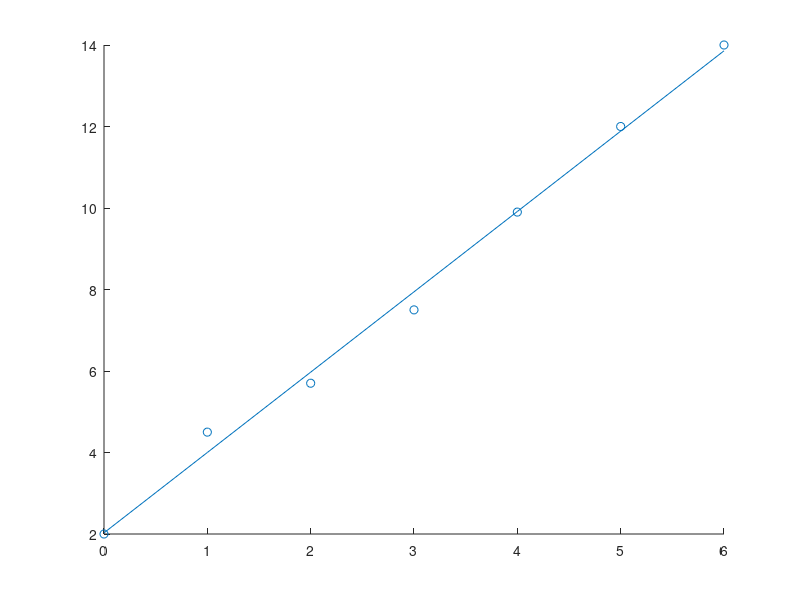

This chart was generated by the following MATLAB code:
clear
clc

data = [0 2; 1 4.5; 2 5.7; 3 7.5; 4 9.9; 5 12; 6 14];
xdata = data(:,1);
ydata = data(:,2);
fk = @(k) sum((ydata-k(1)*xdata-k(2)).^2);

k = fminsearch(fk, [2 2]);
ymodel = k(1)*xdata+k(2);

scatter(xdata, ydata);
hold on
plot(xdata, ymodel);